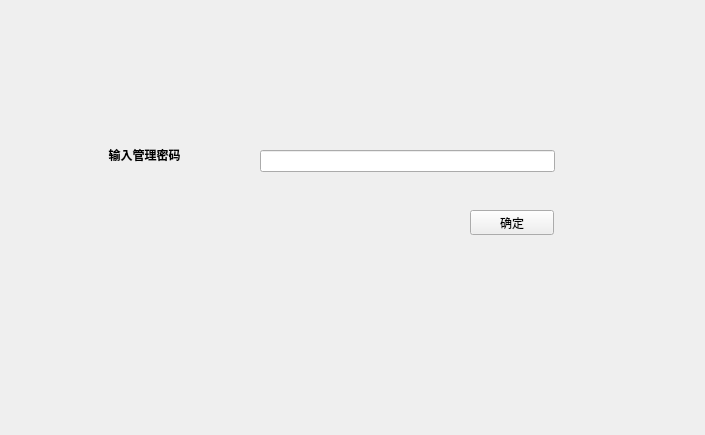
<?xml version="1.0" encoding="UTF-8"?>
<ui version="4.0">
 <class>AdministorPage</class>
 <widget class="QWidget" name="AdministorPage">
  <property name="geometry">
   <rect>
    <x>0</x>
    <y>0</y>
    <width>705</width>
    <height>435</height>
   </rect>
  </property>
  <property name="windowTitle">
   <string>Form</string>
  </property>
  <property name="styleSheet">
   <string notr="true">background-image: url(:/img/backgroud.png);</string>
  </property>
  <widget class="QLineEdit" name="in_adm">
   <property name="geometry">
    <rect>
     <x>260</x>
     <y>150</y>
     <width>295</width>
     <height>22</height>
    </rect>
   </property>
   <property name="echoMode">
    <enum>QLineEdit::Password</enum>
   </property>
  </widget>
  <widget class="QLabel" name="adm_info">
   <property name="geometry">
    <rect>
     <x>49</x>
     <y>140</y>
     <width>191</width>
     <height>31</height>
    </rect>
   </property>
   <property name="text">
    <string>&lt;html&gt;&lt;head/&gt;&lt;body&gt;&lt;p align=&quot;center&quot;&gt;&lt;span style=&quot; font-weight:600;&quot;&gt;输入管理密码&lt;/span&gt;&lt;/p&gt;&lt;/body&gt;&lt;/html&gt;</string>
   </property>
  </widget>
  <widget class="QPushButton" name="adm_sure">
   <property name="geometry">
    <rect>
     <x>470</x>
     <y>210</y>
     <width>84</width>
     <height>25</height>
    </rect>
   </property>
   <property name="text">
    <string>确定</string>
   </property>
  </widget>
 </widget>
 <resources/>
 <connections/>
</ui>
